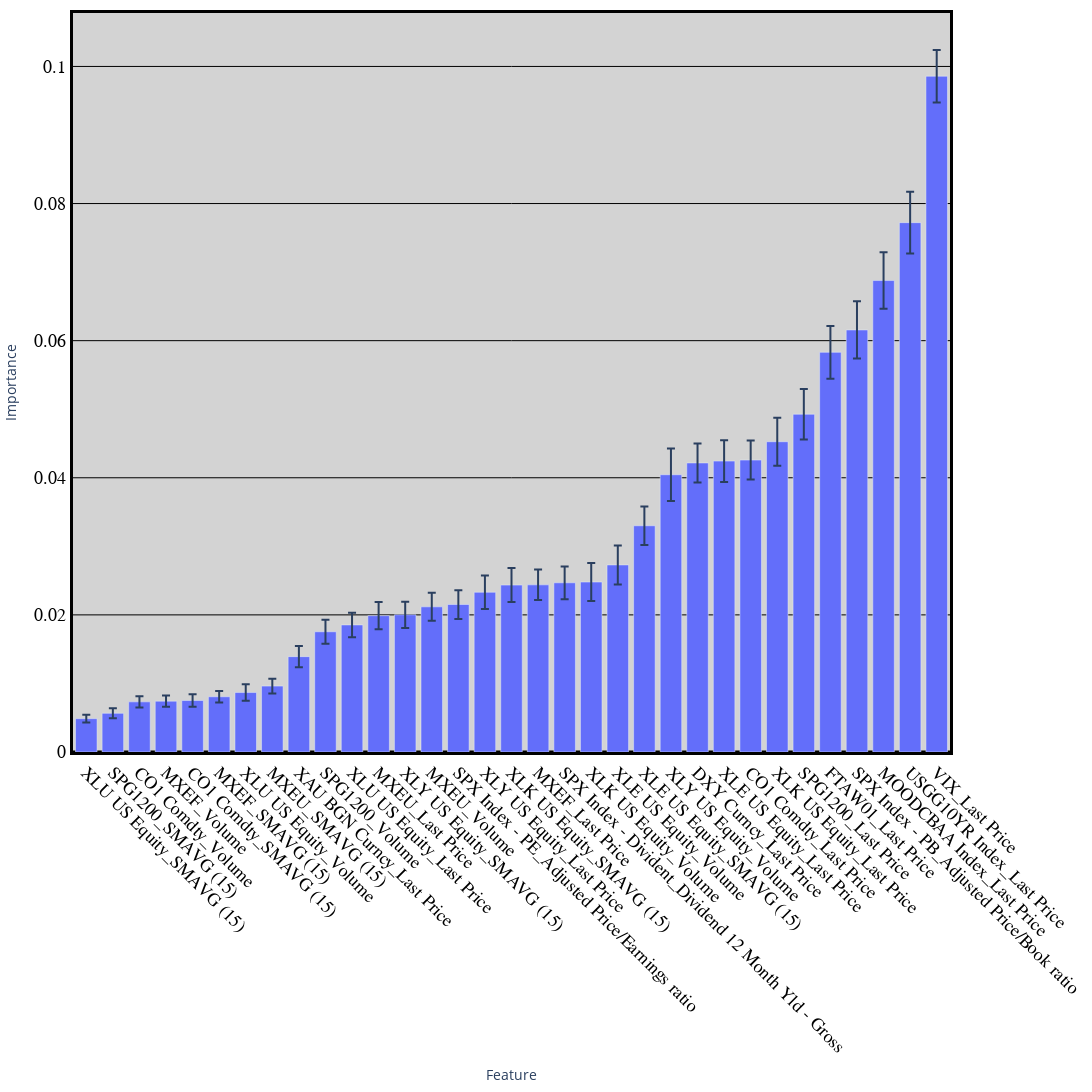

Notebook source saved alongside this figure:
### Code cell
index = swefi_scores.index
value = swefi_scores['mean(SWEFI)']
error = swefi_scores['std(SWEFI)']

fig = go.Figure(go.Bar(
    y=value,
    x=index,
    error_y=dict(type='data', array=error),
))

fig.update_layout(
    xaxis=dict(
        title='Feature',
        zeroline=True,
        showline=True,
        zerolinecolor='black',
        zerolinewidth=3,
        linecolor='black',
        linewidth=3,
        mirror=True,
        tickangle=45,
        tickfont=dict(
            family='Arial',
            size=18,
            color='black',
        )
    ),
    yaxis=dict(
        title='Importance',
        showgrid=True,
        zeroline=True,
        showline=True,
        gridcolor='black',
        gridwidth=1,
        zerolinecolor='black',
        zerolinewidth=3,
        linecolor='black',
        linewidth=3,
        mirror=True,

        tickfont=dict(
            family='Arial',
            size=18,
            color='black',
        )
    ),
    margin=dict(l=10, r=10, b=10, t=10),
    paper_bgcolor='white',
    plot_bgcolor='lightgrey',
    width=2000,
    height=1500,
    bargap=0.1,
    bargroupgap=0.1,
)


# fig.write_image('swefi_success_time_series_vertical.png')
fig.show()

### Figure 1 — Plotly figure (JSON) as saved in the notebook; plotly's stock layout.template omitted (floating-point values rounded to 4 significant figures)
{"data": [{"error_y": {"array": [0.0005676, 0.0007316, 0.0008089, 0.0008282, 0.0009074, 0.0008453, 0.001214, 0.00106, 0.001542, 0.001766, 0.001781, 0.001981, 0.001918, 0.00204, 0.002096, 0.002426, 0.002476, 0.002225, 0.00239, 0.002771, 0.002851, 0.002808, 0.003825, 0.002848, 0.003047, 0.002842, 0.003513, 0.00367, 0.003857, 0.004177, 0.004123, 0.004498, 0.003833], "type": "data"}, "type": "bar", "x": ["XLU US Equity_SMAVG (15)", "SPG1200_SMAVG (15)", "CO1 Comdty_Volume", "MXEF_Volume", "CO1 Comdty_SMAVG (15)", "MXEF_SMAVG (15)", "XLU US Equity_Volume", "MXEU_SMAVG (15)", "XAU BGN Curncy_Last Price", "SPG1200_Volume", "XLU US Equity_Last Price", "MXEU_Last Price", "XLY US Equity_SMAVG (15)", "MXEU_Volume", "SPX Index - PE_Adjusted Price/Earnings ratio", "XLY US Equity_Last Price", "XLK US Equity_SMAVG (15)", "MXEF_Last Price", "SPX Index - Divident_Dividend 12 Month Yld - Gross", "XLK US Equity_Volume", "XLE US Equity_Volume", "XLE US Equity_SMAVG (15)", "XLY US Equity_Volume", "DXY Curncy_Last Price", "XLE US Equity_Last Price", "CO1 Comdty_Last Price", "XLK US Equity_Last Price", "SPG1200_Last Price", "FTAW01_Last Price", "SPX Index - PB_Adjusted Price/Book ratio", "MOODCBAA Index_Last Price", "USGG10YR Index_Last Price", "VIX_Last Price"], "y": [0.004864, 0.005646, 0.007312, 0.007417, 0.00751, 0.008056, 0.008672, 0.009609, 0.01391, 0.01754, 0.01853, 0.01988, 0.02002, 0.02118, 0.02151, 0.0233, 0.02435, 0.02438, 0.02468, 0.02479, 0.02728, 0.033, 0.04044, 0.04216, 0.04244, 0.04258, 0.04526, 0.04927, 0.0583, 0.06156, 0.06877, 0.07721, 0.09857]}], "layout": {"bargap": 0.1, "bargroupgap": 0.1, "height": 1500, "margin": {"b": 10, "l": 10, "r": 10, "t": 10}, "paper_bgcolor": "white", "plot_bgcolor": "lightgrey", "width": 2000, "xaxis": {"linecolor": "black", "linewidth": 3, "mirror": true, "showline": true, "tickangle": 45, "tickfont": {"color": "black", "family": "Arial", "size": 18}, "title": {"text": "Feature"}, "zeroline": true, "zerolinecolor": "black", "zerolinewidth": 3}, "yaxis": {"gridcolor": "black", "gridwidth": 1, "linecolor": "black", "linewidth": 3, "mirror": true, "showgrid": true, "showline": true, "tickfont": {"color": "black", "family": "Arial", "size": 18}, "title": {"text": "Importance"}, "zeroline": true, "zerolinecolor": "black", "zerolinewidth": 3}}}
